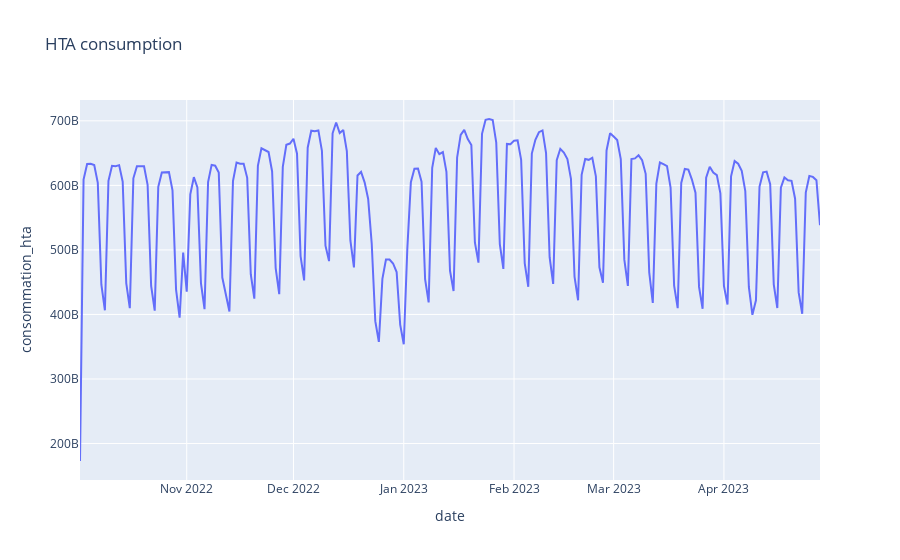

This figure's notebook cell:
### Code cell
fig = px.line(
    df_day,
    x="date",
    y="consommation_hta",
    title='HTA consumption'
    )
fig.show()

### Figure 1 — Plotly figure (JSON) as saved in the notebook; plotly's stock layout.template omitted (floating-point values rounded to 4 significant figures; data arrays with more than 128 entries replaced by an {"elided": "..."} marker saying what was removed)
{"data": [{"hovertemplate": "date=%{x}<br>consommation_hta=%{y}<extra></extra>", "legendgroup": "", "line": {"color": "#636efa", "dash": "solid"}, "marker": {"symbol": "circle"}, "mode": "lines", "name": "", "orientation": "v", "showlegend": false, "type": "scatter", "x": {"elided": "209 str values"}, "xaxis": "x", "y": {"elided": "209 int values"}, "yaxis": "y"}], "layout": {"legend": {"tracegroupgap": 0}, "title": {"text": "HTA consumption"}, "xaxis": {"anchor": "y", "domain": [0, 1], "title": {"text": "date"}}, "yaxis": {"anchor": "x", "domain": [0, 1], "title": {"text": "consommation_hta"}}}}
